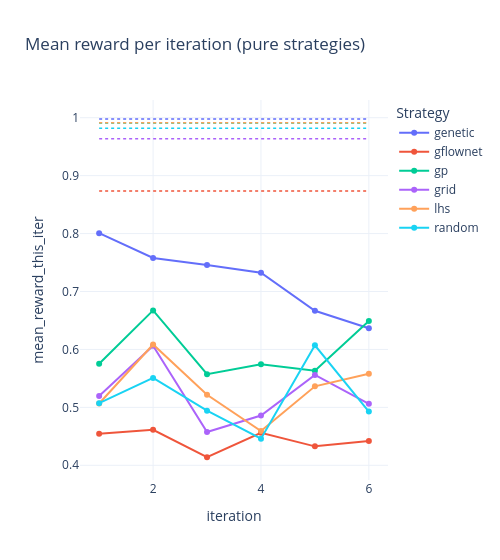

Write notebook code for a chart like this one.
### Code cell
plot_reward_curves(select_best_runs(pure, metric="mean_reward"), metric="mean_reward_this_iter", title="Mean reward per iteration (pure strategies)", ceiling=True)

### Figure 1 — Plotly figure (JSON) as saved in the notebook; plotly's stock layout.template omitted (floating-point values rounded to 4 significant figures)
{"data": [{"customdata": [["run_5", 70, "top_k", 60, 10], ["run_5", 80, "top_k", 60, 10], ["run_5", 90, "top_k", 60, 10], ["run_5", 100, "top_k", 60, 10], ["run_5", 110, "top_k", 60, 10], ["run_5", 120, "top_k", 60, 10]], "hovertemplate": "sampling_strategy=genetic<br>iteration=%{x}<br>mean_reward_this_iter=%{y}<br>run=%{customdata[0]}<br>oracle_evals_total=%{customdata[1]}<br>acquisition=%{customdata[2]}<br>n_init=%{customdata[3]}<br>n_candidates_per_iter=%{customdata[4]}<extra></extra>", "legendgroup": "genetic", "line": {"color": "#636efa", "dash": "solid"}, "marker": {"symbol": "circle"}, "mode": "lines+markers", "name": "genetic", "orientation": "v", "showlegend": true, "type": "scatter", "x": [1, 2, 3, 4, 5, 6], "xaxis": "x", "y": [0.8008, 0.7579, 0.7457, 0.7325, 0.6667, 0.6365], "yaxis": "y"}, {"customdata": [["run_0", 70, "top_k", 60, 10], ["run_0", 80, "top_k", 60, 10], ["run_0", 90, "top_k", 60, 10], ["run_0", 100, "top_k", 60, 10], ["run_0", 110, "top_k", 60, 10], ["run_0", 120, "top_k", 60, 10]], "hovertemplate": "sampling_strategy=gflownet<br>iteration=%{x}<br>mean_reward_this_iter=%{y}<br>run=%{customdata[0]}<br>oracle_evals_total=%{customdata[1]}<br>acquisition=%{customdata[2]}<br>n_init=%{customdata[3]}<br>n_candidates_per_iter=%{customdata[4]}<extra></extra>", "legendgroup": "gflownet", "line": {"color": "#ef553b", "dash": "solid"}, "marker": {"symbol": "circle"}, "mode": "lines+markers", "name": "gflownet", "orientation": "v", "showlegend": true, "type": "scatter", "x": [1, 2, 3, 4, 5, 6], "xaxis": "x", "y": [0.4547, 0.4612, 0.4139, 0.456, 0.4327, 0.4417], "yaxis": "y"}, {"customdata": [["run_4", 70, "top_k", 60, 10], ["run_4", 80, "top_k", 60, 10], ["run_4", 90, "top_k", 60, 10], ["run_4", 100, "top_k", 60, 10], ["run_4", 110, "top_k", 60, 10], ["run_4", 120, "top_k", 60, 10]], "hovertemplate": "sampling_strategy=gp<br>iteration=%{x}<br>mean_reward_this_iter=%{y}<br>run=%{customdata[0]}<br>oracle_evals_total=%{customdata[1]}<br>acquisition=%{customdata[2]}<br>n_init=%{customdata[3]}<br>n_candidates_per_iter=%{customdata[4]}<extra></extra>", "legendgroup": "gp", "line": {"color": "#00cc96", "dash": "solid"}, "marker": {"symbol": "circle"}, "mode": "lines+markers", "name": "gp", "orientation": "v", "showlegend": true, "type": "scatter", "x": [1, 2, 3, 4, 5, 6], "xaxis": "x", "y": [0.5752, 0.6674, 0.5573, 0.5743, 0.5634, 0.649], "yaxis": "y"}, {"customdata": [["run_3", 70, "top_k", 60, 10], ["run_3", 80, "top_k", 60, 10], ["run_3", 90, "top_k", 60, 10], ["run_3", 100, "top_k", 60, 10], ["run_3", 110, "top_k", 60, 10], ["run_3", 120, "top_k", 60, 10]], "hovertemplate": "sampling_strategy=grid<br>iteration=%{x}<br>mean_reward_this_iter=%{y}<br>run=%{customdata[0]}<br>oracle_evals_total=%{customdata[1]}<br>acquisition=%{customdata[2]}<br>n_init=%{customdata[3]}<br>n_candidates_per_iter=%{customdata[4]}<extra></extra>", "legendgroup": "grid", "line": {"color": "#ab63fa", "dash": "solid"}, "marker": {"symbol": "circle"}, "mode": "lines+markers", "name": "grid", "orientation": "v", "showlegend": true, "type": "scatter", "x": [1, 2, 3, 4, 5, 6], "xaxis": "x", "y": [0.5196, 0.6062, 0.4574, 0.4859, 0.5559, 0.5062], "yaxis": "y"}, {"customdata": [["run_2", 70, "top_k", 60, 10], ["run_2", 80, "top_k", 60, 10], ["run_2", 90, "top_k", 60, 10], ["run_2", 100, "top_k", 60, 10], ["run_2", 110, "top_k", 60, 10], ["run_2", 120, "top_k", 60, 10]], "hovertemplate": "sampling_strategy=lhs<br>iteration=%{x}<br>mean_reward_this_iter=%{y}<br>run=%{customdata[0]}<br>oracle_evals_total=%{customdata[1]}<br>acquisition=%{customdata[2]}<br>n_init=%{customdata[3]}<br>n_candidates_per_iter=%{customdata[4]}<extra></extra>", "legendgroup": "lhs", "line": {"color": "#ffa15a", "dash": "solid"}, "marker": {"symbol": "circle"}, "mode": "lines+markers", "name": "lhs", "orientation": "v", "showlegend": true, "type": "scatter", "x": [1, 2, 3, 4, 5, 6], "xaxis": "x", "y": [0.5067, 0.6086, 0.5217, 0.4593, 0.5363, 0.5579], "yaxis": "y"}, {"customdata": [["run_1", 70, "top_k", 60, 10], ["run_1", 80, "top_k", 60, 10], ["run_1", 90, "top_k", 60, 10], ["run_1", 100, "top_k", 60, 10], ["run_1", 110, "top_k", 60, 10], ["run_1", 120, "top_k", 60, 10]], "hovertemplate": "sampling_strategy=random<br>iteration=%{x}<br>mean_reward_this_iter=%{y}<br>run=%{customdata[0]}<br>oracle_evals_total=%{customdata[1]}<br>acquisition=%{customdata[2]}<br>n_init=%{customdata[3]}<br>n_candidates_per_iter=%{customdata[4]}<extra></extra>", "legendgroup": "random", "line": {"color": "#19d3f3", "dash": "solid"}, "marker": {"symbol": "circle"}, "mode": "lines+markers", "name": "random", "orientation": "v", "showlegend": true, "type": "scatter", "x": [1, 2, 3, 4, 5, 6], "xaxis": "x", "y": [0.5073, 0.5508, 0.4942, 0.4459, 0.6071, 0.4928], "yaxis": "y"}, {"hovertemplate": "genetic<br>best_reward: %{y:.4f}<extra></extra>", "legendgroup": "genetic", "line": {"color": "#636efa", "dash": "dot", "width": 1.5}, "mode": "lines", "name": "genetic ceiling", "showlegend": false, "type": "scatter", "x": [1, 2, 3, 4, 5, 6], "y": [0.9978, 0.9978, 0.9978, 0.9978, 0.9978, 0.9978]}, {"hovertemplate": "gflownet<br>best_reward: %{y:.4f}<extra></extra>", "legendgroup": "gflownet", "line": {"color": "#ef553b", "dash": "dot", "width": 1.5}, "mode": "lines", "name": "gflownet ceiling", "showlegend": false, "type": "scatter", "x": [1, 2, 3, 4, 5, 6], "y": [0.8737, 0.8737, 0.8737, 0.8737, 0.8737, 0.8737]}, {"hovertemplate": "gp<br>best_reward: %{y:.4f}<extra></extra>", "legendgroup": "gp", "line": {"color": "#00cc96", "dash": "dot", "width": 1.5}, "mode": "lines", "name": "gp ceiling", "showlegend": false, "type": "scatter", "x": [1, 2, 3, 4, 5, 6], "y": [0.9908, 0.9908, 0.9908, 0.9908, 0.9908, 0.9908]}, {"hovertemplate": "grid<br>best_reward: %{y:.4f}<extra></extra>", "legendgroup": "grid", "line": {"color": "#ab63fa", "dash": "dot", "width": 1.5}, "mode": "lines", "name": "grid ceiling", "showlegend": false, "type": "scatter", "x": [1, 2, 3, 4, 5, 6], "y": [0.9637, 0.9637, 0.9637, 0.9637, 0.9637, 0.9637]}, {"hovertemplate": "lhs<br>best_reward: %{y:.4f}<extra></extra>", "legendgroup": "lhs", "line": {"color": "#ffa15a", "dash": "dot", "width": 1.5}, "mode": "lines", "name": "lhs ceiling", "showlegend": false, "type": "scatter", "x": [1, 2, 3, 4, 5, 6], "y": [0.9912, 0.9912, 0.9912, 0.9912, 0.9912, 0.9912]}, {"hovertemplate": "random<br>best_reward: %{y:.4f}<extra></extra>", "legendgroup": "random", "line": {"color": "#19d3f3", "dash": "dot", "width": 1.5}, "mode": "lines", "name": "random ceiling", "showlegend": false, "type": "scatter", "x": [1, 2, 3, 4, 5, 6], "y": [0.9816, 0.9816, 0.9816, 0.9816, 0.9816, 0.9816]}], "layout": {"legend": {"title": {"text": "Strategy"}, "tracegroupgap": 0}, "title": {"text": "Mean reward per iteration (pure strategies)"}, "width": 500, "xaxis": {"anchor": "y", "domain": [0.0, 1.0], "title": {"text": "iteration"}}, "yaxis": {"anchor": "x", "domain": [0.0, 1.0], "title": {"text": "mean_reward_this_iter"}}}}
